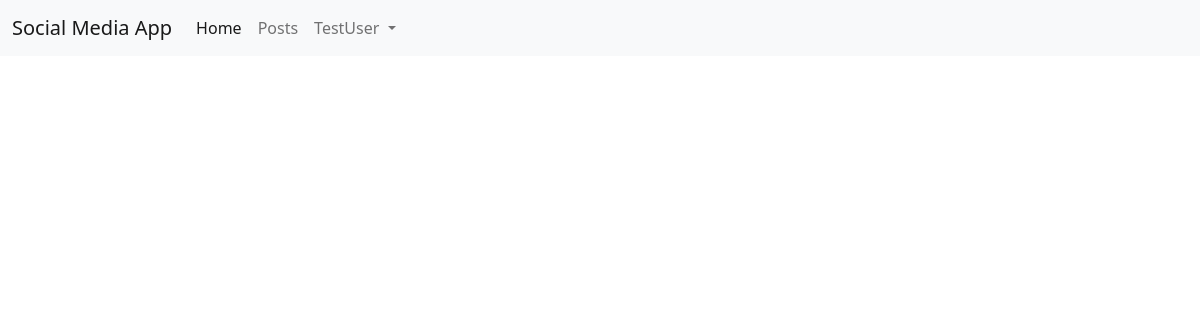
Page /posts/ (signed in) on the earlier database version.
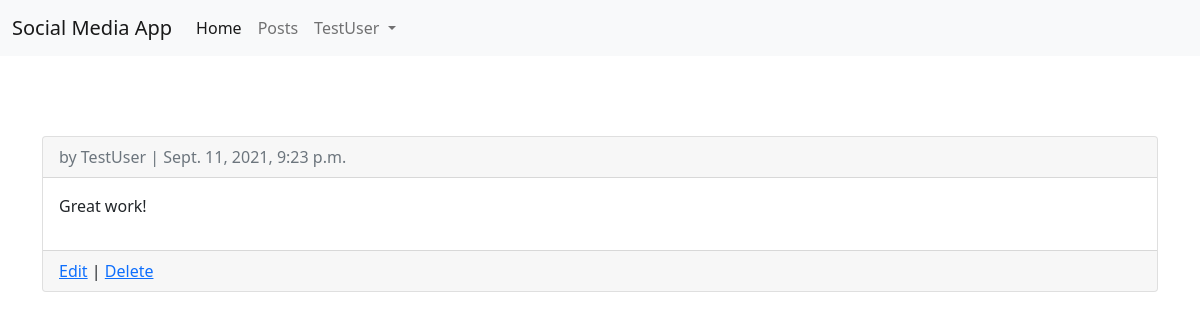
Same page on the later database version.
### posts/models.py (models this page shows, shortened)
class Post(models.Model):
    post_image = models.ImageField(null=True, blank=True, upload_to="images/")
    body = models.TextField()
    date = models.DateTimeField(auto_now_add=True)
    author = models.ForeignKey(
        get_user_model(),
        on_delete=models.CASCADE,
    )

### accounts/models.py (models this page shows)
class CustomUser(AbstractUser):
    age = models.PositiveIntegerField(null=True, blank=True)

### posts/views.py (the view)
# urls.py: path('', PostListView.as_view(), name='post_list'),
class PostListView(LoginRequiredMixin, ListView):
    model = Post
    template_name = 'post_list.html'

### templates/post_list.html (shortened to what this page needs)
{% extends 'base.html' %}
{% block content %}
    {% for post in object_list %}
    <div class="container">
        <div class="card">
            <div class="card-header">
                <span class="text-muted">by {{ post.author }} | {{ post.date }}</span>
            </div>
            <div class="card-body">
                <p>{{ post.body }}</p>
            </div>
            <div class="card-footer text-center-muted">
                <a href="{% url 'post_edit' post.pk %}">Edit</a> | <a href="{% url 'post_delete' post.pk %}">Delete</a>
            </div>
        </div>
    </div>
    <br />
    {% endfor %}
{% endblock content %}

Differences in the rows shown:
added Post: author "TestUser", date "Sept. 11, 2021, 9:23 p.m.", body "Great work!"
